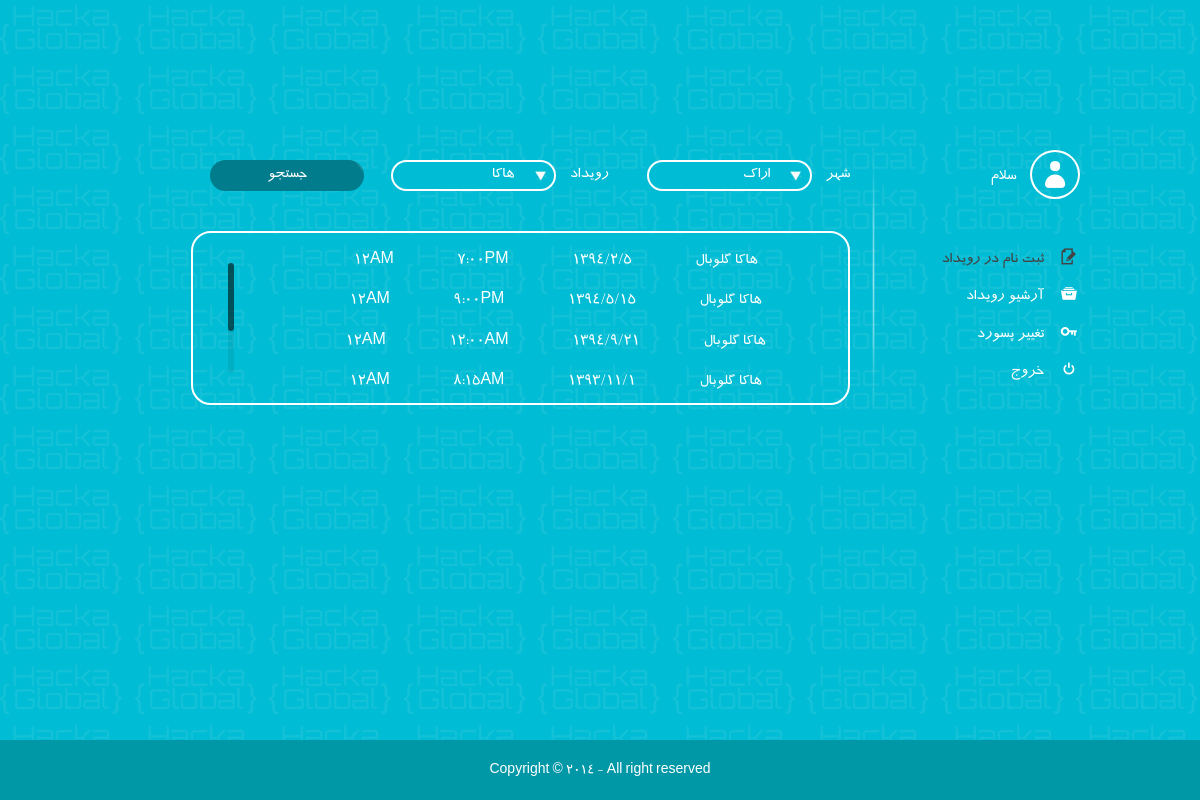
Page /panel/archive.php on the committed database.
### tables this page shows
CREATE TABLE IF NOT EXISTS `event` (
`id` int(11) NOT NULL,
  `datestart` varchar(11) NOT NULL,
  `dateend` varchar(11) NOT NULL,
  `timestart` varchar(11) NOT NULL,
  `timeend` int(11) NOT NULL,
  `timestartpm` tinyint(4) NOT NULL,
  `timeendpm` tinyint(4) NOT NULL,
  `tags` text NOT NULL,
  `map` varchar(100) NOT NULL,
  `city` varchar(300) NOT NULL,
  `location` varchar(200) NOT NULL,
  `status` int(11) NOT NULL,
  `nameevent` varchar(300) NOT NULL
);

### panel/archive.php (the view, shortened to what this page needs)
<?php
require_once("header.php"); ?>
			<section class="mainContent">
				<header class="mainheader">
					<label>شهر</label>
					<select name="" id="" class="select-cities">
						<?php
							require("../dataAccessLayer.php");
							$sql = "SELECT * FROM `city`";
							$result = $connect->query($sql);
							while($row = $result->fetch(PDO::FETCH_ASSOC))
							{
							?>
							<option  value="<?php echo $row["city"]; ?>"><?php echo $row["city"]; ?></option>
							<?php }
							?>
					</select>
					<label>رویداد</label>
					<select name="" id="" class="select-cities">
						<?php
							$sql = "SELECT * FROM `typeevent`";
							$result = $connect->query($sql);
							while($row = $result->fetch(PDO::FETCH_ASSOC))
							{
							?>
							<option  value="<?php echo $row["name"]; ?>"><?php echo $row["name"]; ?></option>
							<?php }
							?>
					</select>
					<div id="submitform">
                        <div id="animate"></div>
                         <b>جستجو</b>
                    </div>
                </header>
				<div class="content-calender content">
					<ul>
                    	<?php
							$sql = "SELECT * FROM `event` WHERE `status` = 0 ORDER BY `id`";
							$result = $connect->query($sql);
							while($row = $result->fetch(PDO::FETCH_ASSOC))
							{
						?>
						<li id="<?php echo $row["id"]; ?>">
							<span><?php echo $row["nameevent"]; ?></span>
							<span><?php echo $row["datestart"]; ?></span>
							<span><?php echo $row["timestart"]; if($row["timestartpm"] == 1) echo "PM";else echo "AM"; ?></span>
							<span><?php echo $row["timeend"]; if($row["timeendpm"] == 1) echo "PM";else echo "AM"; ?></span>
						</li>
                        <?php } ?>
					</ul>
				</div>
			</section>
		</div>
	</div>
	<footer class="site-footer">
		<p>Copyright &copy; 2014 - All right reserved</p>
	</footer>
</body>
</html>

### panel/css/masterStyle.css (style rules this page uses)
html, body, div, span, applet, object, iframe, h1, h2, h3, h4, h5, h6, p, blockquote, pre, a, abbr, acronym, address, big, cite, code, del, dfn, em, img, ins, kbd, q, s, samp, small, strike, strong, sub, sup, tt, var, b, u, i, center, dl, dt, dd, ol, ul, li, fieldset, form, label, legend, table, caption, tbody, tfoot, thead, tr, th, td, article, aside, canvas, details, embed, figure, figcaption, footer, header, hgroup, menu, nav, output, ruby, section, summary, time, mark, audio, video { margin: 0; padding: 0; border: 0; font-size: 100%; font: inherit; vertical-align: baseline; outline: none; }
body { line-height: 1; font-family: Arial, Tahoma, Verdana, sans-serif; }
article, aside, details, figcaption, figure, footer, header, hgroup, menu, nav, section { display: block; }
ol, ul { list-style: none; }
html, body { height: 100%; font-family: 'traffic','Arial',sans-serif; direction: rtl; line-height: 1.7; }
.site-footer, .page-wrap:after { height: 60px; }
.site-footer { min-width: 960px; background: #0097a7; }
.site-footer p { text-align: center; color: #fff; padding-top: 20px; font-size: 14px; }
section.mainContent { width: 710px; float:right; padding-right: 25px; background:url(../media/images/sidebarBorder_back.png) no-repeat top right; background-size: contain; }
select.select-cities { width: 165px; padding: 0px 40px; border: 2px solid #fff; background-color: #00bcd5; margin-left: 35px; -webkit-appearance:none; -moz-appearance:none; appearance:none; background-image: url(../media/images/tiny.jpg); background-repeat: no-repeat; background-position: 95% 50%; outline: none; -webkit-border-radius:40px; -moz-border-radius:40px; -ms-border-radius:40px; -o-border-radius:40px; border-radius:40px; }
header.mainheader { padding-bottom: 40px; }
label { margin-left: 10px; }
div.content-calender { width: 595px; height:150px; padding: 10px 30px; border: 2px solid #fff; -webkit-border-radius:20px; -moz-border-radius:20px; -ms-border-radius:20px; -o-border-radius:20px; border-radius:20px; }
div.content-calender li { text-align: center; margin-bottom: 3px; }
div.content-calender li span { padding: 5px 10px 5px 50px; display: inline-block; }
#submitform { position:relative; width:130px; border:none; padding:2px 12px; background-color:#017c8c; cursor:pointer; overflow:hidden; float: left; right: -70px; text-align: center; -webkit-border-radius:20px; -moz-border-radius:20px; -ms-border-radius:20px; -o-border-radius:20px; border-radius:20px; }
#animate { position:absolute; top:0px; width:102px; height:54px; background:url(../media/images/spark.png) no-repeat; opacity:0.8; right:-90px; }

### rows in the picture
event: nameevent "هاکا گلوبال", datestart "1394/2/5", timestart "7:00", timestartpm "PM", timeend "12", timeendpm "AM"
event: nameevent "هاکا گلوبال", datestart "1394/5/15", timestart "9:00", timestartpm "PM", timeend "12", timeendpm "AM"
event: nameevent "هاکا گلوبال", datestart "1394/9/21", timestart "12:00", timestartpm "AM", timeend "12", timeendpm "AM"
event: nameevent "هاکا گلوبال", datestart "1393/11/1", timestart "8:15", timestartpm "AM", timeend "12", timeendpm "AM"

### other values in the picture
form field value "اراک"
form field value "هاکا"
